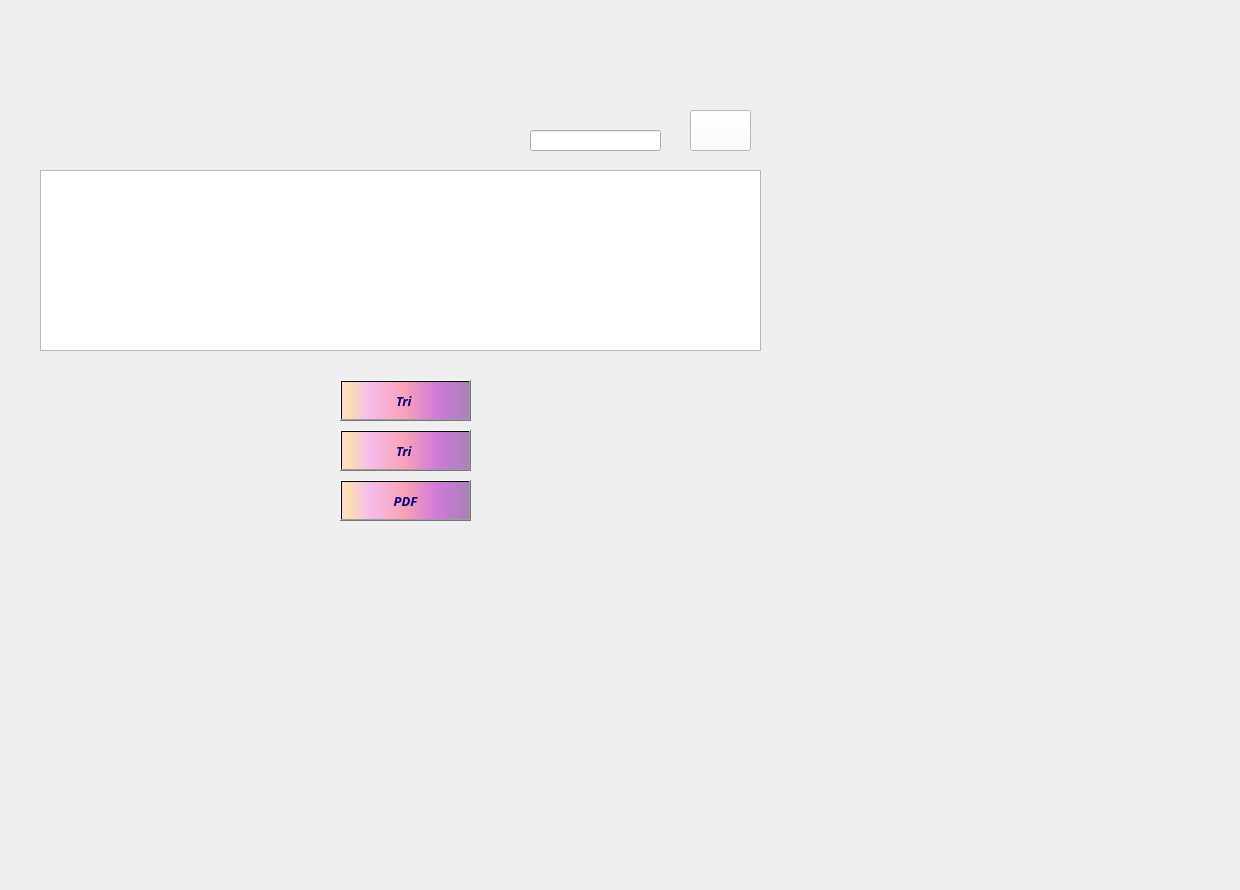
     <widget class="QWidget" name="tab_clients_4">
      <attribute name="title">
       <string>Afficher</string>
      </attribute>
      <widget class="QLabel" name="label_40">
       <property name="geometry">
        <rect>
         <x>0</x>
         <y>-230</y>
         <width>1231</width>
         <height>881</height>
        </rect>
       </property>
       <property name="text">
        <string/>
       </property>
       <property name="pixmap">
        <pixmap>../../../../images_projets/macarons-5148503_1920.jpg</pixmap>
       </property>
      </widget>
      <widget class="QPushButton" name="pushButton_triCl_4">
       <property name="geometry">
        <rect>
         <x>340</x>
         <y>380</y>
         <width>131</width>
         <height>41</height>
        </rect>
       </property>
       <property name="font">
        <font>
         <family>Lucida Calligraphy</family>
         <pointsize>10</pointsize>
         <weight>75</weight>
         <italic>true</italic>
         <bold>true</bold>
         <underline>false</underline>
         <strikeout>false</strikeout>
        </font>
       </property>
       <property name="styleSheet">
        <string notr="true">background-color: qlineargradient(spread:pad, x1:1, y1:0, x2:1, y2:0, stop:0.919598 rgba(255, 0, 111, 255), stop:0.98 rgba(0, 0, 0, 255), stop:1 rgba(235, 148, 61, 255));
color: rgb(0, 0, 127);
background-color: qlineargradient(spread:pad, x1:0, y1:0, x2:1, y2:0, stop:0.0100503 rgba(252, 222, 204, 255), stop:0.0502513 rgba(254, 223, 175, 255), stop:0.211055 rgba(246, 189, 237, 255), stop:0.487437 rgba(249, 162, 183, 255), stop:0.753769 rgba(206, 122, 218, 255), stop:1 rgba(170, 128, 185, 255));</string>
       </property>
       <property name="text">
        <string>Tri </string>
       </property>
       <property name="icon">
        <iconset>
         <normaloff>../../../../images_projets/tri_91.png</normaloff>../../../../images_projets/tri_91.png</iconset>
       </property>
       <property name="iconSize">
        <size>
         <width>30</width>
         <height>50</height>
        </size>
       </property>
       <property name="checkable">
        <bool>false</bool>
       </property>
       <property name="autoRepeatDelay">
        <number>303</number>
       </property>
      </widget>
      <widget class="QPushButton" name="pushButton_rechCl_5">
       <property name="geometry">
        <rect>
         <x>690</x>
         <y>110</y>
         <width>61</width>
         <height>41</height>
        </rect>
       </property>
       <property name="font">
        <font>
         <family>Lucida Calligraphy</family>
         <pointsize>10</pointsize>
         <weight>75</weight>
         <italic>true</italic>
         <bold>true</bold>
         <underline>false</underline>
         <strikeout>false</strikeout>
        </font>
       </property>
       <property name="styleSheet">
        <string notr="true">background-color: rgb(255, 255, 255);</string>
       </property>
       <property name="text">
        <string/>
       </property>
       <property name="icon">
        <iconset>
         <normaloff>../../../../images_projets/business_management_discovery_search_focus_research-512.png</normaloff>../../../../images_projets/business_management_discovery_search_focus_research-512.png</iconset>
       </property>
       <property name="iconSize">
        <size>
         <width>30</width>
         <height>30</height>
        </size>
       </property>
       <property name="checkable">
        <bool>false</bool>
       </property>
       <property name="autoRepeatDelay">
        <number>303</number>
       </property>
      </widget>
      <widget class="QTableView" name="tableView_4">
       <property name="geometry">
        <rect>
         <x>40</x>
         <y>170</y>
         <width>721</width>
         <height>181</height>
        </rect>
       </property>
       <property name="styleSheet">
        <string notr="true">color: rgb(0, 0, 127);</string>
       </property>
      </widget>
      <widget class="QLineEdit" name="lineEdit_rech_nom_2">
       <property name="geometry">
        <rect>
         <x>530</x>
         <y>130</y>
         <width>131</width>
         <height>21</height>
        </rect>
       </property>
       <property name="styleSheet">
        <string notr="true">color: rgb(0, 0, 127);</string>
       </property>
      </widget>
      <widget class="QPushButton" name="pushButton_triCl_5">
       <property name="geometry">
        <rect>
         <x>340</x>
         <y>430</y>
         <width>131</width>
         <height>41</height>
        </rect>
       </property>
       <property name="font">
        <font>
         <family>Lucida Calligraphy</family>
         <pointsize>10</pointsize>
         <weight>75</weight>
         <italic>true</italic>
         <bold>true</bold>
         <underline>false</underline>
         <strikeout>false</strikeout>
        </font>
       </property>
       <property name="styleSheet">
        <string notr="true">background-color: qlineargradient(spread:pad, x1:1, y1:0, x2:1, y2:0, stop:0.919598 rgba(255, 0, 111, 255), stop:0.98 rgba(0, 0, 0, 255), stop:1 rgba(235, 148, 61, 255));
color: rgb(0, 0, 127);
background-color: qlineargradient(spread:pad, x1:0, y1:0, x2:1, y2:0, stop:0.0100503 rgba(252, 222, 204, 255), stop:0.0502513 rgba(254, 223, 175, 255), stop:0.211055 rgba(246, 189, 237, 255), stop:0.487437 rgba(249, 162, 183, 255), stop:0.753769 rgba(206, 122, 218, 255), stop:1 rgba(170, 128, 185, 255));</string>
       </property>
       <property name="text">
        <string>Tri </string>
       </property>
       <property name="icon">
        <iconset>
         <normaloff>../../../../images_projets/tri_19.png</normaloff>../../../../images_projets/tri_19.png</iconset>
       </property>
       <property name="iconSize">
        <size>
         <width>30</width>
         <height>50</height>
        </size>
       </property>
       <property name="checkable">
        <bool>false</bool>
       </property>
       <property name="autoRepeatDelay">
        <number>303</number>
       </property>
      </widget>
      <widget class="QPushButton" name="pushButton_pdf_2">
       <property name="geometry">
        <rect>
         <x>340</x>
         <y>480</y>
         <width>131</width>
         <height>41</height>
        </rect>
       </property>
       <property name="font">
        <font>
         <family>Lucida Calligraphy</family>
         <pointsize>10</pointsize>
         <weight>75</weight>
         <italic>true</italic>
         <bold>true</bold>
         <underline>false</underline>
         <strikeout>false</strikeout>
        </font>
       </property>
       <property name="styleSheet">
        <string notr="true">background-color: qlineargradient(spread:pad, x1:1, y1:0, x2:1, y2:0, stop:0.919598 rgba(255, 0, 111, 255), stop:0.98 rgba(0, 0, 0, 255), stop:1 rgba(235, 148, 61, 255));
color: rgb(0, 0, 127);
background-color: qlineargradient(spread:pad, x1:0, y1:0, x2:1, y2:0, stop:0.0100503 rgba(252, 222, 204, 255), stop:0.0502513 rgba(254, 223, 175, 255), stop:0.211055 rgba(246, 189, 237, 255), stop:0.487437 rgba(249, 162, 183, 255), stop:0.753769 rgba(206, 122, 218, 255), stop:1 rgba(170, 128, 185, 255));</string>
       </property>
       <property name="text">
        <string>PDF</string>
       </property>
       <property name="icon">
        <iconset>
         <normaloff>../../../../images_projets/pdf_icone.png</normaloff>../../../../images_projets/pdf_icone.png</iconset>
       </property>
       <property name="iconSize">
        <size>
         <width>30</width>
         <height>50</height>
        </size>
       </property>
       <property name="checkable">
        <bool>false</bool>
       </property>
       <property name="autoRepeatDelay">
        <number>303</number>
       </property>
      </widget>
     </widget>
